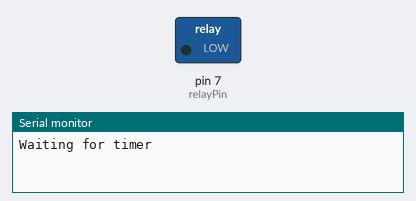
Recording of a sketch running on a simulated Arduino Uno, built with avr-gcc and run on an emulated ATmega328P. Shown: switched loads named in the sketch (green lamp = pin HIGH), the last lines printed to the serial monitor.

Above: at 5.0 s.
At 15.0 s:
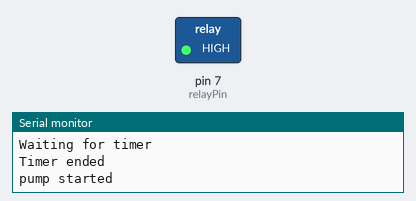
Timing chart, 0 to 26.0 s (numbered marks = the images above):
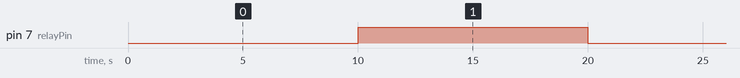

The sketch:

relay.ino
```cpp
int relayPin=7;
const unsigned long SECOND = 1000;
const unsigned long HOUR = 3600*SECOND;

void setup() {
  Serial.begin(9600);
  pinMode(relayPin,OUTPUT);

}

void loop() {
  Serial.println("Waiting for timer");
  delay(10*SECOND);
  Serial.println("Timer ended");
  drivePump();
}

int drivePump(){
  digitalWrite(relayPin,HIGH);
  Serial.println("pump started");
  delay(10*SECOND);
  digitalWrite(relayPin,LOW);
  Serial.println("pump stopped");

  }
```

Measured:
- by itself, pin 7 (relayPin): alternates HIGH for 10.0 s and LOW for 10.0 s
